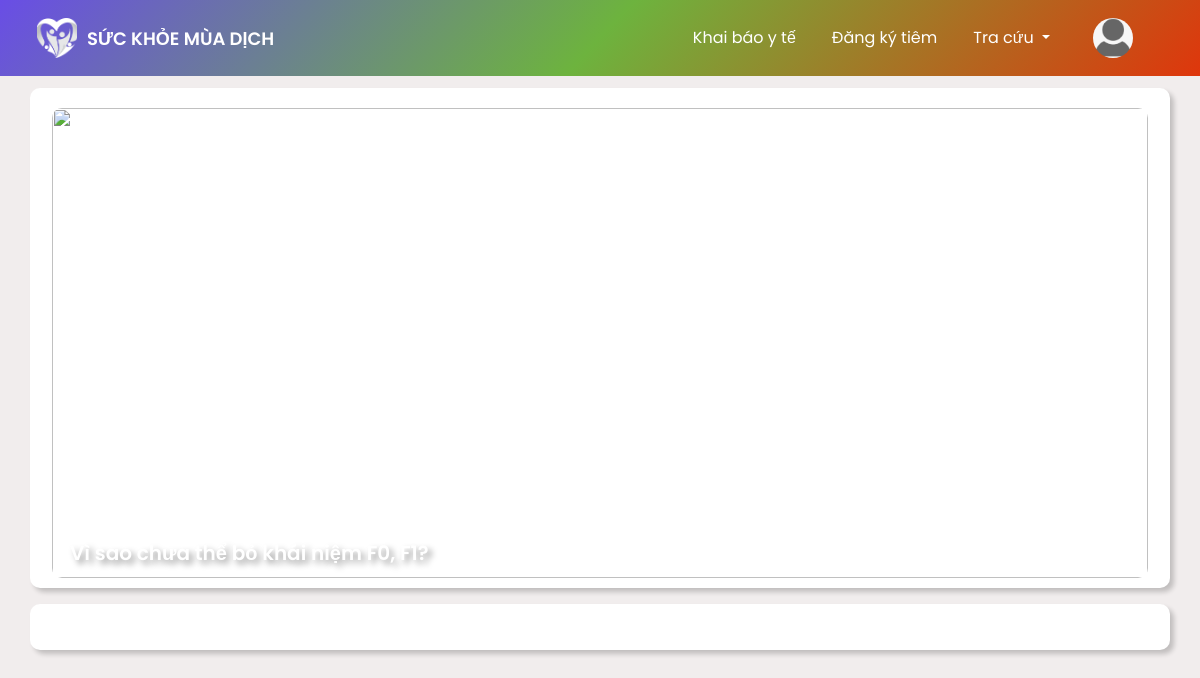
Before: / with the older database file.
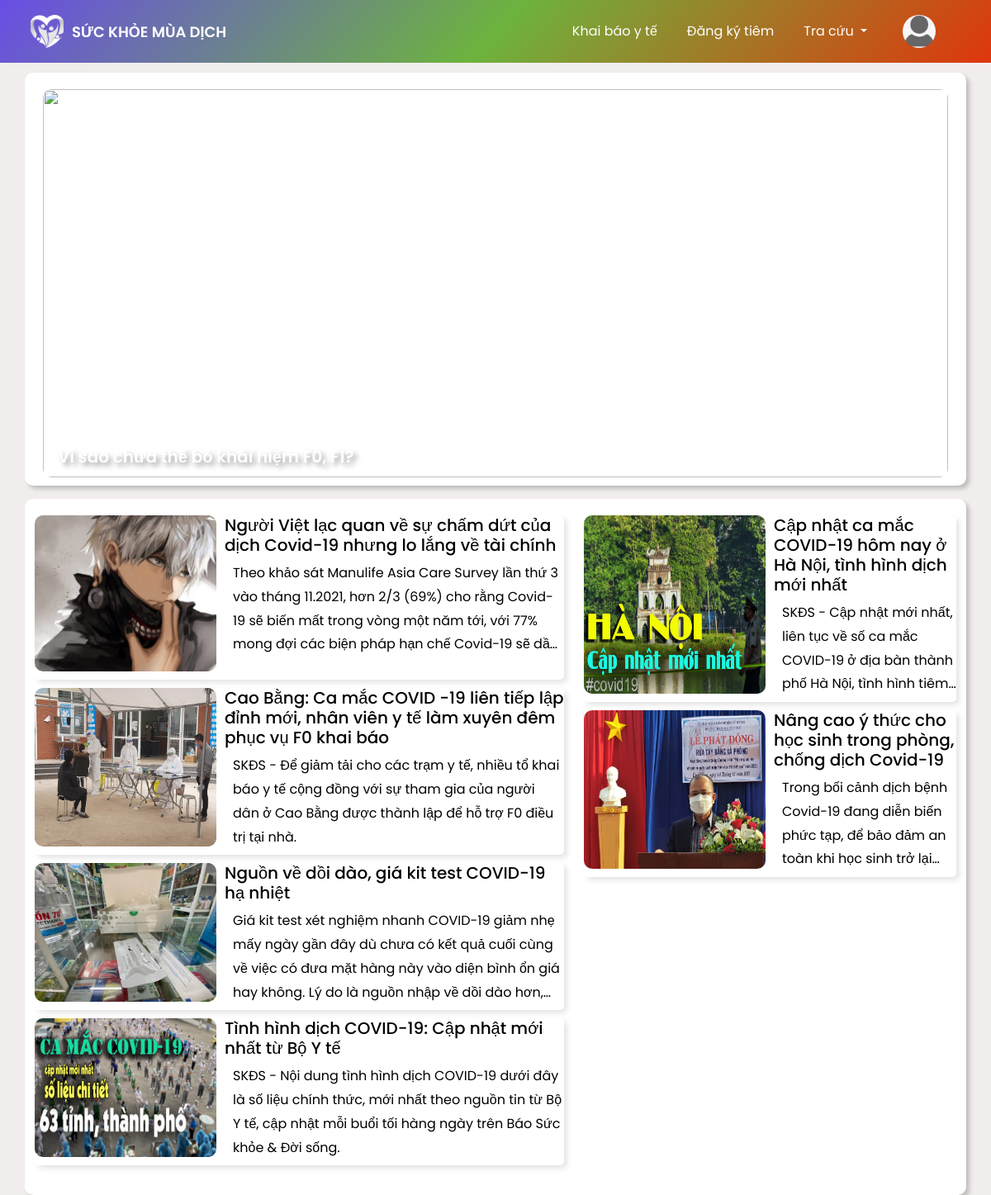
After: the same page with the newer database file.
### tables this page shows
CREATE TABLE `post` (
  `id` int(11) NOT NULL,
  `Title` varchar(200) NOT NULL,
  `img` varchar(200) NOT NULL,
  `paragraph` varchar(500) NOT NULL,
  `date` date NOT NULL
);

### Controllers/BaseController.php (called while the page is built, shortened)
<?php
    class BaseController{
        protected function view($viewpath , array $data=[]){
            require(self::VIEW_FODER_NAME.'/'.str_replace('.','/',$viewpath).'.php');
        }
    }

### Controllers/UserController.php (called while the page is built, shortened)
<?php
class UserController extends BaseController
{
    public function index()
    {
        $PostModel = new PostModel;
        $data = $PostModel->getAll(['*'], ['column' => 'date', 'oder' => 'desc']);
        return $this->view('index', $data);
    }
}

### index.php (called while the page is built, shortened)
<?php
require "./Core/Database.php";
require "./Controllers/BaseController.php";
require "./Models/BaseModel.php";
$acctionName = $_REQUEST['acction'] ?? 'index';
$controllerObject = new $controllerName;
$controllerObject-> $acctionName();

### Models/BaseModel.php (called while the page is built, shortened)
<?php
class BaseModel extends Database
{
    protected $connect;
    public function __construct()
    {
        $this->connect =  $this->connect();
    }
    public function all($table,$select = ['*'],$orderby = [],$limit= 200){
        $column = implode(',',$select);
        $oderstring = implode(' ',$orderby);
        if($oderstring){
            $sql = "SELECT ${column} FROM ${table} ORDER BY ${oderstring} LIMIT ${limit}";
        }else
            $sql = "SELECT ${column} FROM ${table} LIMIT ${limit}";
        $query = $this->_query($sql);
        $data = [];
        While($row = mysqli_fetch_assoc($query)){
           array_push($data,$row);
        }
        return $data;
    }
    private function _query($sql){
         return mysqli_query($this->connect,$sql);
    }
}

### Core/Database.php (called while the page is built, shortened)
<?php
class Database{
    public function connect(){
        $connect  = mysqli_connect(self:: HOST,self::USERNAME,self::PASSWORD,self::DB_NAME);
        if(mysqli_connect_errno() ==0){
            return $connect;
        }
    }
}

### Models/PostModel.php (called while the page is built, shortened)
<?php
class PostModel extends BaseModel
{
    public function getAll($select = ['*'], $orderby = [],$limit= 200 ){
       return $this->all(self::TABLE,$select,$orderby,$limit);
    }
}

### Views/index.php (the view, shortened to what this page needs)
<?php
require "./Views/header.php";
?>
<div class="container">
  <div class="row">
    <div class="col-lg-12 new__wrap">
      <a href="/" class="new">
        <img src="https://www.thegioimaychu.vn/blog/wp-content/uploads/2021/07/TheGioiMayChu-Blog-Image.jpg" alt="">
        <span>Vì sao chưa thể bỏ khái niệm F0, F1?</span>
      </a>
    </div>
  </div>
  <div class="row mt-3 category__wrap">
    <div class="col-xl-7 col-md-12 mb-3">
      <?php
      for ($i = 0; $i < (count($data) * 3/5); $i++) {
      ?>
        <a class="category-left" href="/BTL_NHOM10/?controller=post&acction=details&id=<?php echo $data[$i]['id']  ?>" style="text-decoration: none ;">
          <img src="<?php echo $data[$i]['img']  ?>" alt="" >
          <div style=" padding-left: 10px" class="title1">
            <h5 style="color: #000;"><?php echo $data[$i]['Title']  ?></h5>
            <span style="color: #000;"><?php echo $data[$i]['paragraph']  ?></span>
          </div>
        </a>
      <?php
      }
      ?>
    </div>
    <div class="col-xl-5 col-sm-12 mb-3">
    <?php
      for ($i; $i < count($data); $i++) {
      ?>
        <a class="category-left" href="/BTL_NHOM10/?controller=post&acction=details&id=<?php echo $data[$i]['id']  ?>" style="text-decoration: none ;">
          <img src="<?php echo $data[$i]['img']  ?>" alt="">
          <div style=" padding-left: 10px">
            <h5 style="color: #000;"><?php echo $data[$i]['Title']  ?></h5>
            <span style="color: #000;"><?php echo $data[$i]['paragraph']  ?></span>
          </div>
        </a>
      <?php
      }
      ?>
    </div>
  </div>
</div>
<?php
require "./Views/footer.php";
?>

### Views/header.php (shortened to what this page needs)
<!DOCTYPE html>
<html lang="en">
<head>
  <link rel="stylesheet" href="./Views/css/style.css">
  <link href="https://cdn.jsdelivr.net/npm/bootstrap@5.1.3/dist/css/bootstrap.min.css" rel="stylesheet">
  <link href='https://unpkg.com/boxicons@2.1.1/css/boxicons.min.css' rel='stylesheet'>
</head>
<body>
  <nav class="navbar navbar-expand-lg fixed-top">
    <div class="container-fluid">
      <a href="/BTL_NHOM10/?controller=user&acction=index" class="header__logo">
        <img src="./Views/img/logo.png" alt="" class="image">
        <div class="header__title">
          <span>SỨC KHỎE MÙA DỊCH</span>
        </div>
      </a>
      <div class="collapse navbar-collapse" id="navbarSupportedContent">
        <ul class="navbar-nav ms-auto mb-2 mb-lg-0 ">
          <li class="nav-item">
            <a class="nav-link" href="/BTL_NHOM10/?controller=declare&acction=form1View">Khai báo y tế</a>
          </li>
          <li class="nav-item">
            <a class="nav-link" href="/BTL_NHOM10/?controller=Vaccine&acction=form2View">Đăng ký tiêm</a>
          </li>
          <li class="nav-item dropdown">
            <a class="nav-link dropdown-toggle" href="#" id="navbarDropdown" role="button" data-bs-toggle="dropdown" aria-expanded="false">
              Tra cứu
            </a>
          </li>
          <li class="nav-item nav__avatar">
            <img class="nav__img" src="./Views/img/no-avatar.png" alt="">
          </li>
        </ul>
      </div>
    </div>
  </nav>

### Views/footer.php (shortened to what this page needs)
</body>
</html>

### Views/css/style.css (style rules this page uses)
* { padding: 0; margin: 0; box-sizing: border-box; font-family: 'Poppins', sans-serif; }
body { height: 100vh; background-color: rgb(241, 237, 237) !important; }
nav { background: linear-gradient(133deg,#694de6,#6db33e,#df360c); color: #fff; padding: 0 20px; }
.header__logo { display: flex; align-items: center; font-size: 15px; font-weight: 600; padding: 10px 5px; }
.header__logo .image { width: 40px; height: 40px; object-fit: cover; margin-right: 10px; }
.container-fluid .header__logo { text-decoration: none; color: #fff; }
.nav-item { margin-right: 20px; }
.header__title { font-size: 18px; }
.navbar-nav { font-size: 16px; text-align: center; }
.nav-item a { color: #fff; }
.new__wrap { cursor: pointer; display: flex; width: 100%; background-color: #fff; padding: 20px 0 10px 0; justify-content: center; border-radius: 10px; box-shadow: 4px 4px 5px rgba(0, 0, 0, 0.2); font-size: 20px; font-weight: 600; height: 500px; position: relative; }
.row:first-child { margin-top: 5.5rem; }
.new { margin: 0 10px; width: 100%; }
.new span { position: absolute; left: 40px; bottom: 20px; color: #fff; text-shadow: 4px 4px 6px rgba(0, 0, 0, 0.4); }
.new img { width: 100%; height: 100%; object-fit: cover; border-radius: 10px; }
.category-left { text-decoration: none; cursor: pointer; display: flex; width: 100%; padding-bottom: 10px; box-shadow: 4px 4px 6px rgba(0, 0, 0, 0.1); border-radius: 5px; margin-bottom: 10px; }
.category-left img { max-width: 220px; }
.category-right span, .category-left span { padding-left: 10px; display: -webkit-box; -webkit-box-orient: vertical; -webkit-line-clamp: 4; overflow: hidden; line-height: 1.8rem; height: 7rem; }
.category__wrap { background-color: #fff; padding: 20px 0 10px 0; border-radius: 10px; box-shadow: 4px 4px 5px rgba(0, 0, 0, 0.2); }
.category__wrap img { border-radius: 10px; }
.nav-item img { width: 40px; height: 40px; border-radius: 50%; object-fit: cover; cursor: pointer; }
.nav__avatar { position: relative; }
.nav__avatar img { margin: 0 15px; }

Changed rows visible on the page:
added post: img (picture), Title "Người Việt lạc quan về sự chấm dứt của dịch Covid-19 nhưng lo lắng về tài chính", paragraph "Theo khảo sát Manulife Asia Care Survey lần thứ 3 vào tháng 11.2021, hơn 2/3 (69%) cho rằng Covid-19 sẽ biến mất trong vòng một năm tới, với 77% mong đợi các biện pháp hạn chế Covid-19 sẽ…"
added post: img (picture), Title "Cao Bằng: Ca mắc COVID -19 liên tiếp lập đỉnh mới, nhân viên y tế làm xuyên đêm phục vụ F0 khai báo", paragraph "SKĐS - Để giảm tải cho các trạm y tế, nhiều tổ khai báo y tế cộng đồng với sự tham gia của người dân ở Cao Bằng được thành lập để hỗ trợ F0 điều trị tại nhà."
added post: img (picture), Title "Nguồn về dồi dào, giá kit test COVID-19 hạ nhiệt", paragraph "Giá kit test xét nghiệm nhanh COVID-19 giảm nhẹ mấy ngày gần đây dù chưa có kết quả cuối cùng về việc có đưa mặt hàng này vào diện bình ổn giá hay không. Lý do là nguồn nhập về dồi dào…"
added post: img (picture), Title "Tình hình dịch COVID-19: Cập nhật mới nhất từ Bộ Y tế", paragraph "SKĐS - Nội dung tình hình dịch COVID-19 dưới đây là số liệu chính thức, mới nhất theo nguồn tin từ Bộ Y tế, cập nhật mỗi buổi tối hàng ngày trên Báo Sức khỏe & Đời sống."
added post: img (picture), Title "Cập nhật ca mắc COVID-19 hôm nay ở Hà Nội, tình hình dịch mới nhất", paragraph "SKĐS - Cập nhật mới nhất, liên tục về số ca mắc COVID-19 ở địa bàn thành phố Hà Nội, tình hình…"
added post: img (picture), Title "Nâng cao ý thức cho học sinh trong phòng, chống dịch Covid-19", paragraph "Trong bối cảnh dịch bệnh Covid-19 đang diễn biến phức tạp, để bảo đảm an toàn khi học sinh trở…"
